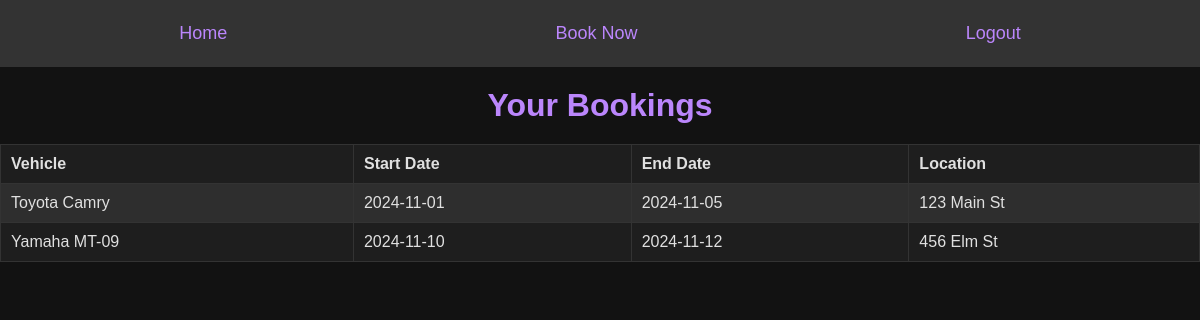
Screenshot of /orders.php (signed in) with the database file from the repository.
### tables this page shows
CREATE TABLE bookings (
    booking_id INT AUTO_INCREMENT PRIMARY KEY,
    user_id INT,
    vehicle_id INT,
    start_date DATE,
    end_date DATE,
    location VARCHAR(255),
    FOREIGN KEY (user_id) REFERENCES users(id),
    FOREIGN KEY (vehicle_id) REFERENCES vehicles(id)
);

CREATE TABLE vehicles (
    id INT AUTO_INCREMENT PRIMARY KEY,
    make VARCHAR(50),
    model VARCHAR(50),
    year INT,
    price DECIMAL(10, 2),
    availability TINYINT,
    type ENUM('car', 'bike'),
    image VARCHAR(255)
);

### orders.php (the view, shortened to what this page needs)
<?php
include 'database.php';
$user_id = $_SESSION['user_id'];
$stmt = $conn->prepare("SELECT bookings.*, vehicles.make, vehicles.model FROM bookings INNER JOIN vehicles ON bookings.vehicle_id = vehicles.id WHERE bookings.user_id = ?");
$stmt->bind_param("i", $user_id);
$stmt->execute();
$result = $stmt->get_result();
?>
<!DOCTYPE html>
<html lang="en">
<head>
    <link rel="stylesheet" href="style.css">
</head>
<body>
    <nav>
        <a href="index.php">Home</a>
        <a href="category.php">Book Now</a>
        <a href="logout.php">Logout</a>
    </nav>
    <h1>Your Bookings</h1>
    <table>
        <tr>
            <th>Vehicle</th>
            <th>Start Date</th>
            <th>End Date</th>
            <th>Location</th>
        </tr>
        <?php while ($row = $result->fetch_assoc()): ?>
            <tr>
                <td><?php echo $row['make'] . ' ' . $row['model']; ?></td>
                <td><?php echo $row['start_date']; ?></td>
                <td><?php echo $row['end_date']; ?></td>
                <td><?php echo $row['location']; ?></td>
            </tr>
        <?php endwhile; ?>
    </table>
</body>
</html>

### style.css (style rules this page uses)
body { font-family: 'Montserrat', sans-serif; margin: 0; padding: 0; background-color: #121212; color: #e0e0e0; }
h1 { text-align: center; margin: 20px 0; color: #bb86fc; }
nav { display: flex; justify-content: space-around; background-color: #333333; padding: 15px; }
nav a { color: #bb86fc; text-decoration: none; font-size: 18px; padding: 8px 12px; transition: background-color 0.3s, color 0.3s; }
table { width: 100%; border-collapse: collapse; background-color: #1e1e1e; color: #e0e0e0; }
table, th, td { border: 1px solid #333; }
th, td { padding: 10px; text-align: left; }
tr:nth-child(even) { background-color: #2e2e2e; }

### rows the page displays
bookings: vehicle.make "Toyota", vehicle.model "Camry", start_date "2024-11-01", end_date "2024-11-05", location "123 Main St"
bookings: vehicle.make "Yamaha", vehicle.model "MT-09", start_date "2024-11-10", end_date "2024-11-12", location "456 Elm St"
